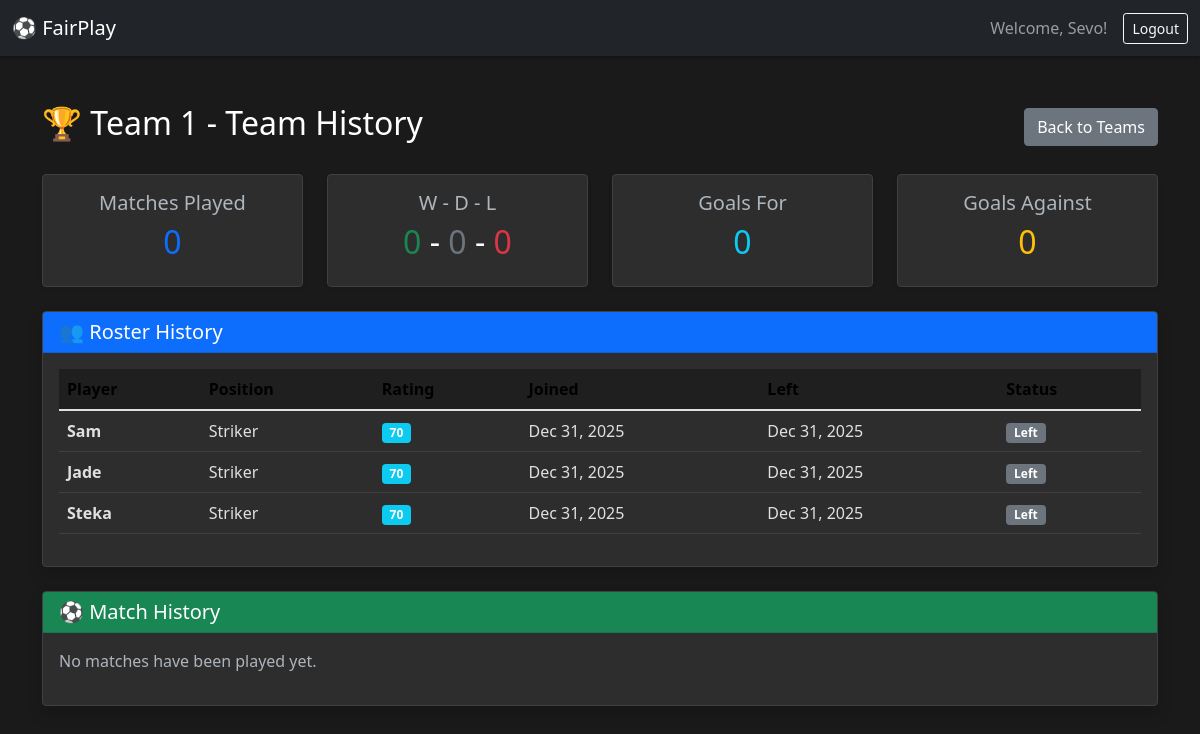
The page /teams/7/history/ (signed in) on the database its author committed.
### fair_play/models.py (models this page shows, shortened)
class Team(models.Model):
    name = models.CharField(max_length=100)
    created_at = models.DateTimeField(auto_now_add=True)
    owner = models.ForeignKey(User, on_delete=models.CASCADE, related_name='teams')
    members = models.ManyToManyField(User, blank=False)
    class Meta:
        ordering = ['name']

class TeamMembership(models.Model):
    player = models.ForeignKey(Player, on_delete=models.CASCADE, related_name='memberships')
    team = models.ForeignKey(Team, on_delete=models.CASCADE, related_name='memberships')
    joined_at = models.DateTimeField(auto_now_add=True)
    left_at = models.DateTimeField(null=True, blank=True, help_text="When player left the team")
    class Meta:
        ordering = ['-joined_at']
        verbose_name_plural = 'Team Memberships'

class Player(models.Model):
    class Position(models.TextChoices):
        ST = 'Striker'
        DF = 'Defender'
        MD = 'MidFielder'
        GK = 'GoalKeeper'
    user = models.ForeignKey(User, on_delete=models.CASCADE, related_name='players')
    owner = models.ForeignKey(User, on_delete=models.CASCADE, related_name='owned_players')
    position = models.CharField(
        max_length = 10,
        choices=Position.choices
    )
    rating = models.IntegerField(
        default=70,
        validators=[MinValueValidator(50), MaxValueValidator(100)],
        help_text="Player skill rating (50-100)"
    )
    team = models.ForeignKey('Team', on_delete=models.SET_NULL, null= True, blank=True, related_name='players')
    class Meta:
        ordering = ['user__username']

### fair_play/views.py (the view, shortened to what this page needs)
# urls.py: path('teams/<int:team_id>/history/', views.team_history_view, name='team_history'),
@login_required
def team_history_view(request, team_id):
    team = get_object_or_404(Team, pk=team_id)
    if team.owner != request.user and request.user not in team.members.all():
        messages.error(request, 'You do not have access to this team.')
        return redirect('teams_display')
    matches = Match.objects.filter(
        Q(team_A=team) | Q(team_B=team)
    ).select_related('team_A', 'team_B').order_by('-played_at', '-date_created')
    memberships = TeamMembership.objects.filter(
        team=team
    ).select_related('player__user').order_by('-joined_at')
    wins = 0
    draws = 0
    losses = 0
    goals_for = 0
    goals_against = 0
    context = {
        'team': team,
        'matches': matches,
        'memberships': memberships,
        'stats': {
            'wins': wins,
            'draws': draws,
            'losses': losses,
            'goals_for': goals_for,
            'goals_against': goals_against,
            'total_matches': wins + draws + losses
        }
    }
    return render(request, 'team_history.html', context)

### fair_play/templates/team_history.html (shortened to what this page needs)
<!DOCTYPE html>
<html lang="en" data-bs-theme="dark">
<head>
    <link href="https://cdn.jsdelivr.net/npm/bootstrap@5.1.3/dist/css/bootstrap.min.css" rel="stylesheet">
</head>
<body>
    <nav class="navbar navbar-dark bg-dark">
        <div class="container-fluid">
            <a class="navbar-brand" href="{% url 'index' %}">⚽ FairPlay</a>
            <div class="d-flex align-items-center">
                {% if user.is_authenticated %}
                    <span class="navbar-text me-3">Welcome, {{ user.username }}!</span>
                    <a href="{% url 'logout' %}" class="btn btn-outline-light btn-sm">Logout</a>
                {% else %}
                    <a href="{% url 'login' %}" class="btn btn-outline-light btn-sm me-2">Login</a>
                    <a href="{% url 'register' %}" class="btn btn-light btn-sm">Register</a>
                {% endif %}
            </div>
        </div>
    </nav>
    <div class="container mt-5">
    <div class="d-flex justify-content-between align-items-center mb-4">
        <h2>🏆 {{ team.name }} - Team History</h2>
        <a href="{% url 'teams_display' %}" class="btn btn-secondary">Back to Teams</a>
    </div>
    <div class="row mb-4">
        <div class="col-md-3">
            <div class="card text-center shadow-sm">
                <div class="card-body">
                    <h5 class="text-muted">Matches Played</h5>
                    <h2 class="text-primary">{{ stats.total_matches }}</h2>
                </div>
            </div>
        </div>
        <div class="col-md-3">
            <div class="card text-center shadow-sm">
                <div class="card-body">
                    <h5 class="text-muted">W - D - L</h5>
                    <h2>
                        <span class="text-success">{{ stats.wins }}</span> -
                        <span class="text-secondary">{{ stats.draws }}</span> -
                        <span class="text-danger">{{ stats.losses }}</span>
                    </h2>
                </div>
            </div>
        </div>
        <div class="col-md-3">
            <div class="card text-center shadow-sm">
                <div class="card-body">
                    <h5 class="text-muted">Goals For</h5>
                    <h2 class="text-info">{{ stats.goals_for }}</h2>
                </div>
            </div>
        </div>
        <div class="col-md-3">
            <div class="card text-center shadow-sm">
                <div class="card-body">
                    <h5 class="text-muted">Goals Against</h5>
                    <h2 class="text-warning">{{ stats.goals_against }}</h2>
                </div>
            </div>
        </div>
    </div>
    <div class="row mb-4">
        <div class="col-md-12">
            <div class="card shadow">
                <div class="card-header bg-primary text-white">
                    <h5 class="card-title mb-0">👥 Roster History</h5>
                </div>
                <div class="card-body">
                    {% if memberships %}
                        <div class="table-responsive">
                            <table class="table table-hover">
                                <thead class="table-light">
                                    <tr>
                                        <th>Player</th>
                                        <th>Position</th>
                                        <th>Rating</th>
                                        <th>Joined</th>
                                        <th>Left</th>
                                        <th>Status</th>
                                    </tr>
                                </thead>
                                <tbody>
                                    {% for membership in memberships %}
                                        <tr>
                                            <td><strong>{{ membership.player.user.username }}</strong></td>
                                            <td>{{ membership.player.position }}</td>
                                            <td><span class="badge bg-info">{{ membership.player.rating }}</span></td>
                                            <td>{{ membership.joined_at|date:"M d, Y" }}</td>
                                            <td>
                                                {% if membership.left_at %}
                                                    {{ membership.left_at|date:"M d, Y" }}
                                                {% else %}
                                                    -
                                                {% endif %}
                                            </td>
                                            <td>
                                                {% if membership.left_at %}
                                                    <span class="badge bg-secondary">Left</span>
                                                {% else %}
                                                    <span class="badge bg-success">Active</span>
                                                {% endif %}
                                            </td>
                                        </tr>
                                    {% endfor %}
                                </tbody>
                            </table>
                        </div>
                    {% else %}
                        <p class="text-muted">No roster history available.</p>
                    {% endif %}
                </div>
            </div>
        </div>
    </div>
    <div class="row">
        <div class="col-md-12">
            <div class="card shadow">
                <div class="card-header bg-success text-white">
                    <h5 class="card-title mb-0">⚽ Match History</h5>
                </div>
                <div class="card-body">
                    {% if matches %}
                        <div class="row">
                            {% for match in matches %}
                                <div class="col-md-6 mb-3">
                                    <div class="card border">
                                        <div class="card-body">
                                            <h6 class="card-title">
                                                {% if match.team_A == team %}
                                                    <strong class="text-primary">{{ match.team_A.name }}</strong>
                                                    {% if match.score_a is not None %}
                                                        <span class="badge bg-dark">
                                                            {{ match.score_a }} - {{ match.score_b }}
                                                        </span>
                                                    {% endif %}
                                                    <strong>{{ match.team_B.name }}</strong>
                                                {% else %}
                                                    <strong>{{ match.team_A.name }}</strong>
                                                    {% if match.score_a is not None %}
                                                        <span class="badge bg-dark">
                                                            {{ match.score_a }} - {{ match.score_b }}
                                                        </span>
                                                    {% endif %}
                                                    <strong class="text-danger">{{ match.team_B.name }}</strong>
                                                {% endif %}
                                            </h6>
                                            <p class="card-text small text-muted mb-2">
                                                {% if match.played_at %}
                                                    📅 {{ match.played_at|date:"M d, Y g:i A" }}
                                                {% else %}
                                                    📅 {{ match.date_created|date:"M d, Y" }}
                                                {% endif %}
                                                {% if match.location %}
                                                    <br>📍 {{ match.location }}
                                                {% endif %}
                                            </p>
                                            {% if match.status == 'Played' %}
                                                <p class="small mb-2">
                                                    {% if match.winner == team %}
                                                        <span class="badge bg-success">🎉 Won</span>
                                                    {% elif match.winner == None %}
                                                        <span class="badge bg-secondary">🤝 Draw</span>
                                                    {% else %}
                                                        <span class="badge bg-danger">😔 Lost</span>
                                                    {% endif %}
                                                </p>
                                            {% else %}
                                                <p class="small mb-2">
                                                    <span class="badge bg-warning">⏳ Upcoming</span>
                                                </p>
                                            {% endif %}
                                            <a href="{% url 'match_detail' match.id %}" class="btn btn-sm btn-info">Details</a>
                                        </div>
                                    </div>
                                </div>
                            {% endfor %}
                        </div>
                    {% else %}
                        <p class="text-muted">No matches have been played yet.</p>
                    {% endif %}
                </div>
            </div>
        </div>
    </div>
</div>
</body>
</html>

### fair_play/templates/team_history.html (style rules this page uses)
body { background-color: #1a1a1a; color: #e0e0e0; min-height: 100vh; }
.card { background-color: #2d2d2d; border-color: #404040; box-shadow: 0 4px 6px rgba(0,0,0,0.3); }
.navbar { box-shadow: 0 2px 4px rgba(0,0,0,0.3); }
.text-muted { color: #adb5bd !important; }
.table { color: #e0e0e0; }
.table thead th { background-color: #1f1f1f; border-color: #404040; }
.table td, .table th { border-color: #404040; }
h2, h4 { color: #ffffff; }

### rows shown on the page
Team: name "Team 1"
TeamMembership: player.user.username "Sam", player.position "Striker", player.rating "70", joined_at "Dec 31, 2025", left_at "Dec 31, 2025", shows "Left"
TeamMembership: player.user.username "Jade", player.position "Striker", player.rating "70", joined_at "Dec 31, 2025", left_at "Dec 31, 2025", shows "Left"
TeamMembership: player.user.username "Steka", player.position "Striker", player.rating "70", joined_at "Dec 31, 2025", left_at "Dec 31, 2025", shows "Left"

### other values the page prints
{{ user.username }} "Sevo"
{{ stats.total_matches }} "0"
{{ stats.wins }} "0"
{{ stats.draws }} "0"
{{ stats.losses }} "0"
{{ stats.goals_for }} "0"
{{ stats.goals_against }} "0"
